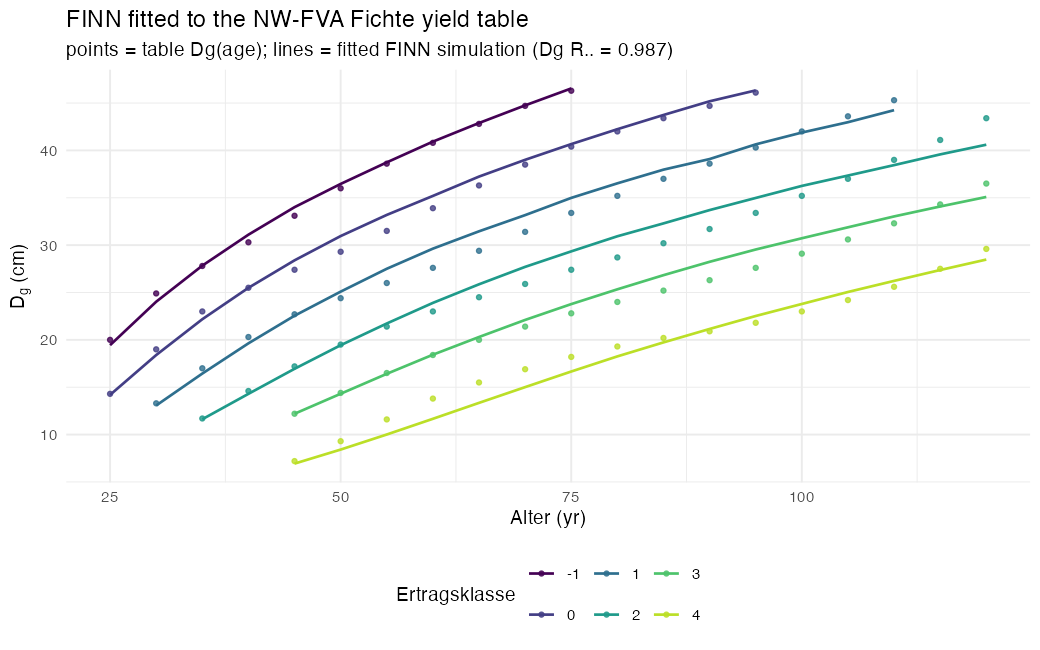

R code for this plot:
# =============================================================================
# End-to-end: FIT FINN (through fit(), not a regression) to the NW-FVA Fichte
# yield table, then simulate and check it reproduces Dg(age) and N(age).
#
# Setup: each yield class = one "site"; site index (Ekl) is the environment.
# growth_env (site-responsive size-decline) + mortality (free, to absorb the
# thinning-driven density decline the table folds into removal); regeneration
# suppressed (even-aged). We report whether the simulated stand tracks the table.
# =============================================================================
suppressMessages(devtools::load_all(".", quiet = TRUE))
suppressMessages({library(data.table); library(ggplot2)})
FINN.seed(1)

gy <- as.data.table(nwfva_yield_tables())[Art == "Fichte"][order(Ekl, Alter)]
classes <- sort(unique(gy$Ekl))
patch_size <- 1.0                      # work in per-ha units directly

obs <- list(); init <- list(); envm <- list()
for (i in seq_along(classes)) {
  d <- gy[Ekl == classes[i]]; y0 <- d$Alter[1]; d[, yr := Alter - y0]
  obs[[i]]  <- data.table(siteID = i, year = d$yr[-1], species = 1L,
                          dbh = d$Dg[-1], ba = d$G[-1], trees = d$N[-1],
                          growth = NA_real_, mort = NA_real_, reg = NA_real_)
  init[[i]] <- data.table(siteID = i, patchID = 1L, species = 1L,
                          dbh = d$Dg[1], trees = d$N[1])
  envm[[i]] <- data.table(siteID = i, ekl = as.numeric(classes[i]))
}
obs_dt <- rbindlist(obs)
Tmax   <- max(obs_dt$year)
env_dt <- merge(CJ(siteID = seq_along(classes), year = 1:Tmax),
                rbindlist(envm), by = "siteID")
init_cohort <- makeInitCohorts(rbindlist(init), Nspecies = 1L)

# --- model: growth responds to site (growth_env); regeneration switched off ----
m <- finn(
  N_species            = 1L,
  competition_process  = createProcess(~0, FINN::competition, optimizeSpecies = TRUE),
  growth_process       = createProcess(~ ekl, FINN::growth_poly, optimizeSpecies = TRUE,
                                       optimizeEnv = TRUE, custom_parameters = list(poly_coef = rep(0, 4))),
  mortality_process    = createProcess(~ ekl, FINN::mortality, optimizeSpecies = TRUE, optimizeEnv = TRUE),
  regeneration_process = createProcess(~1, FINN::regeneration, initEnv = list(matrix(-12, 1, 1)),
                                       optimizeSpecies = FALSE, optimizeEnv = FALSE)  # ~0 recruits
)

fit(m, data = obs_dt, env = env_dt, init_cohort = init_cohort,
    patches = 1, patch_size = patch_size, device = "cpu",
    epochs = 400L, lr = 0.02, batchsize = length(classes),
    weights = c(dbh = 5, ba = 1, trees = 1, growth = 0, mortality = 0, regeneration = 0),
    env_autoscale = TRUE, plot_progress = FALSE)

# --- simulate the fitted model and compare to the table ------------------------
sim <- predict(m, init_cohort = init_cohort, env = env_dt, patches = 1,
               patch_size = patch_size, device = "cpu")
s <- as.data.table(sim$long$site)
sim_dbh <- s[variable == "dbh", .(siteID, year, sim = value)]
sim_n   <- s[variable == "trees", .(siteID, year, sim = value)]

cmp <- copy(obs_dt)[, .(siteID, year, Dg_obs = dbh, N_obs = trees)]
cmp <- merge(cmp, sim_dbh, by = c("siteID","year")); setnames(cmp, "sim", "Dg_sim")
cmp <- merge(cmp, sim_n,   by = c("siteID","year")); setnames(cmp, "sim", "N_sim")
cmp[, Ekl := classes[siteID]][, age := year + gy[, .(a = min(Alter)), Ekl][match(cmp$Ekl, Ekl)]$a]

r2 <- function(o, p) 1 - sum((o - p)^2) / sum((o - mean(o))^2)
cat(sprintf("\n=== FIT QUALITY ===\n  Dg  R2 = %.3f\n  N   R2 = %.3f\n",
            r2(cmp$Dg_obs, cmp$Dg_sim), r2(cmp$N_obs, cmp$N_sim)))

pl <- melt(cmp, id.vars = c("Ekl","age"), measure.vars = c("Dg_obs","Dg_sim"))
pl[, kind := ifelse(grepl("obs", variable), "yield table", "FINN (fitted)")]
p <- ggplot(pl, aes(age, value, colour = factor(Ekl))) +
  geom_point(data = pl[kind == "yield table"], size = 1, alpha = .8) +
  geom_line(data = pl[kind == "FINN (fitted)"], linewidth = .7) +
  scale_colour_viridis_d(option = "D", end = .9, name = "Ertragsklasse") +
  labs(title = "FINN fitted to the NW-FVA Fichte yield table",
       subtitle = sprintf("points = table Dg(age); lines = fitted FINN simulation (Dg R² = %.3f)",
                          r2(cmp$Dg_obs, cmp$Dg_sim)),
       x = "Alter (yr)", y = expression(D[g]~"(cm)")) +
  theme_minimal(base_size = 11) + theme(legend.position = "bottom")
ggsave("dev/pilots/fit_yieldtable_poly.png", p, width = 8, height = 5, dpi = 130)
cat("wrote dev/pilots/fit_yieldtable_poly.png\n")
